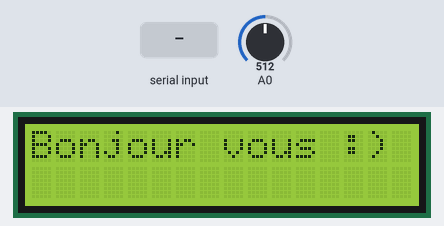
Bench run of a sketch on a simulated Arduino Uno, built with avr-gcc and run on an emulated ATmega328P. Shown: 16×2 character LCD. The test bench sets the inputs (shaded band); at power-on: A0 = 512. What the sketch prints to the serial monitor is not drawn.

Above: at 1.2 s.
1.3 s: "c" received over the second serial link
At 2.6 s:
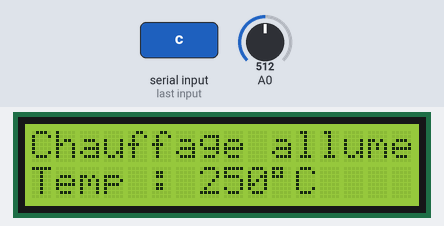
At 4.7 s:
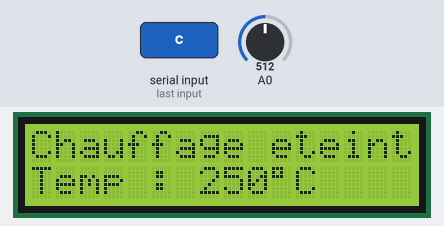
8.5 s: A0 set to 35
10.4 s: A0 set to 27
Timing chart, 0 to 13.4 s (numbered marks = the images above; inputs shaded):
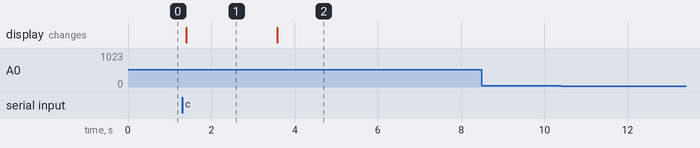

The sketch:

capteurs.ino
```cpp
#include <SoftwareSerial.h>
#include <LiquidCrystal_I2C.h>

//--------------------DECLARATIONS DE VARIABLES---------------------------

#define RxD 10    //Pin RX donc vers TxD de la carte Bluetooth
#define TxD 11   //Pin TX donc vers RxD de la carte Bluetooth
#define ledChauffage 2  //Pin de la led representant le chauffage

//Definition des structures de donnees pour les differents module
SoftwareSerial BTSerie(RxD,TxD); //Module bluetooth 1
LiquidCrystal_I2C lcd(0x27, 16, 2);

float volt; //Voltage du capteur de temperature
float temperature; //Temperature du salon

//Variables pour comparer le temps qui passe
unsigned long startMillis;
unsigned long currentMillis;

int photores; //Variable de stockage de la valeur de la photoresistance
int tempMax = 28; //Temperature maximum
int tempMin = 20; //Temperature minimum

//Booleens de test des differents etats
bool chauffageAllume;
bool asktemp;
bool chauffageAuto;
String msg;


//-------------------------------------------------------------------------


//-------------------Initialisation de la carte et des differents modules------------------
void setup() {

  InitCommunicationSerie() ; //Initialisation de la carte
  Serial.println("Initialisation carte : Ok");
  lcd.init();
  Serial.println("Initialisation lcd : Ok");

  asktemp = false;
  chauffageAuto = true;
  chauffageAllume = false;

  // Configuration des Pins du bluetooth 1 et 2
  pinMode(RxD, INPUT);
  pinMode(TxD, OUTPUT);

  //Initialisation des modules bluetooth
  InitCommunicationBluetoothSerie();

  startMillis = millis(); //initialisation du temps

  lcd.backlight();
  lcd.setCursor(0,0);
  lcd.print("Bonjour vous :)");
}

//----------------------------------------------------------------------------------


//---------------------Boucle principale-----------------------------------
void loop() {

  //Initialisation des variables
  char input;
  String test;

  currentMillis = millis();  //Reccuperation du temps actuel
   readSerialPort();
   if(msg!=""){
     Serial.print(msg);
     //Traitement en fonction des messages
     if(msg[0] == 't'){ //Reccuperation de la temperature
        asktemp = true;
        temperature = getTemp();
        Serial.println(temperature);
        affichageLCD(temperature, chauffageAllume);
     } else if(msg[0] == 'a') { //Allumage de la lumiere
        chauffageAllume = true;
        digitalWrite(ledChauffage, HIGH); //Allume la led
     } else if(msg[0] == 'e') { //Extinction de la lumiere
        chauffageAllume = false;
        digitalWrite(ledChauffage, LOW); //Eteint la led
     } else if(msg[0] == 'c' && !chauffageAllume) { //Allumage du chauffage
        asktemp = true;
        temperature = getTemp();
        chauffageAllume = true;
        affichageLCD(temperature, chauffageAllume);
     } else if(msg[0] == 's' && chauffageAllume){ //Extinction du chauffage
        asktemp = true;
        temperature = getTemp();
        chauffageAllume = false;
        affichageLCD(temperature, chauffageAllume);
     }
     msg="";
   }

  //Si la temperature du salon est demandee ou qu'il s'est passe environs 5 min
   if(asktemp == true || currentMillis - startMillis >= 180000) {
    asktemp = false;
    temperature = getTemp();
    BTSerie.println(temperature); //On affiche la temperature sur le potable
    photoresCatch(); //Met a jour le min et le max en fonction de la luminosite

    //Verification du depassement des temperatures max et min et si le chauffage est deja en cours d'utilisation ou non
    if(temperature >= tempMax && chauffageAllume) {
          //Si la temperature max est depasse on eteint le chauffage
          BTSerie.println("La temperature max est depassee dans le salon, le chauffage va s'eteindre");
          chauffageAllume = false;
          affichageLCD(temperature, chauffageAllume);
    } else if (temperature <= tempMin && !chauffageAllume) {
          //Si la temperature min est depassee on allume le chauffage
          BTSerie.println("La temperature minimal est depassee dans le salon, le chauffage va s'allumer");
          chauffageAllume = true;
          affichageLCD(temperature, chauffageAllume);
    }

    startMillis = currentMillis;  //Mise a jour du timer
  }
  if (Serial.available()) {
      msg = Serial.read();
      BTSerie.print(msg);
  }
}

//------------------------------------------------------------

//--------------------Fonctions utilitaires--------------------------

//Fonction permettant de reccuperer la temperature
float getTemp(){
   //Reccuperation de la temperature
    volt = analogRead(0); //On lit les données du capteur
    volt = 5*volt/1023; //On calcule le voltage
    return volt/0.01; //Calcule de la temperature en fonction du voltage
}

//Fonction permettant de reccuperer la luminosite et d'adapter la temperature max et min
void photoresCatch() {
  photores = analogRead(A1); //Reccuperation du retour de la photoresistance
  //Si il y a beaucoup de luminosite (on estime qu'il fait jour)
  if(photores >= 930) {
    //On augmente les temperatures max et min
    tempMax = 28;
    tempMin = 20;
  }
  //Si il y a peu de luminosite (on estime qu'il fait nuit)
  else if(photores <= 930) {
    //On diminue les temperatures max et min
    tempMax = 25;
    tempMin = 15;
  }
}

//Fonction permettant la reccuperation des donnes bluetooths
void readSerialPort(){
 while (BTSerie.available()) {
   delay(10);
   if (BTSerie.available() >0) {
     char c = BTSerie.read();  //gets one byte from serial buffer
     msg += c; //makes the string readString
   }
 }
 BTSerie.flush(); //Nettoyage du buffer
}

//Fonction permettant l'affichage sur l'ecran lcd
void affichageLCD(int temp, bool chauffage) {
   const char * degree = "\337C"; // °C

   lcd.begin(16,2); //Definit la taille de l'ecran
   lcd.setCursor(0,0); //Place le curseur sur la premiere ligne
   //Affichage de l'etat du chauffage
   if(chauffage){
       lcd.print("Chauffage allume");
   } else {
       lcd.print("Chauffage eteint");
   }
   //Affichage de la temperature
   lcd.setCursor(0,10); //Place le curseur sur la seconde ligne
   lcd.print("Temp : ");
   lcd.print(temp);
   lcd.print(degree);

   delay(2000); //Donne un delay de mise a jour
}

//------------------------------------------------------------

//--------------------Initialisation de la communication serie avec l'ordinateur--------------------------

void InitCommunicationSerie() {
  Serial.begin(9600);
  while (!Serial) {
  }
  Serial.println("Demarrage connexion serie : Ok");
}


void InitCommunicationBluetoothSerie() {
  BTSerie.begin(9600);  //9600 den mode normal / 38400 en mode commande
  while (!BTSerie) {
      Serial.println("Attente reponse bluetooth");
  }
  Serial.println("Demarrage connexion bluetooth serie : Ok");
}
```

ecran_lcd.ino
```cpp
#include <LiquidCrystal_I2C.h>
#define LiquidCrystal_I2C lcd(0x27, 16, 2);

void setupEcran() {
  lcd.init();
}

void loopEcran() {
  lcd.backlight();
  lcd.setCursor(0,0);
  lcd.print("Hello World ! ");
  delay(1000);
}
```

Measured:
- after the input at 1.3 s, the display: changes after 0.10 s (image 1)
- after the input at 8.5 s, every drawn part: stays the same
- after the input at 10.4 s, every drawn part: stays the same
- what the display in image 1 shows lasts 2.2 s, from 1.4 s to 3.6 s
